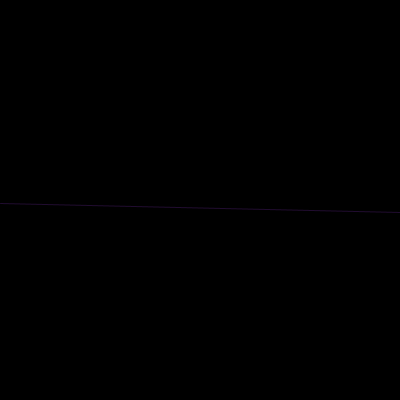
Frame 1 (no input)
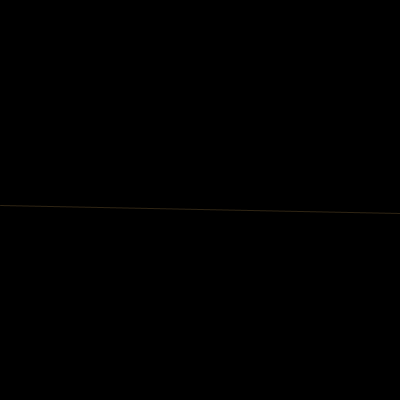
Frame 60 (the mouse pressed at the canvas centre just before this capture)
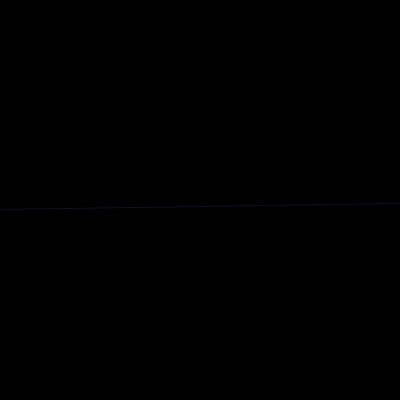
Frame 120 (the mouse held since frame 60 and released just before this capture)

The Processing sketch that drew these frames (run headless with seeded random() and noise(); from frame 60 on, the mouse is pressed at the canvas centre):

// Processing sketch: processing_130327
// ── processing_130327.pde

void setup(){
  size(400, 400);
  frameRate(10);
  
}

void draw(){
  background(0);
  stroke ((random(0, 50)), (random(0, 50)), (random(0, 50)));
  line (0, (random(200,215)), 400, (random(200,215)) );
}
